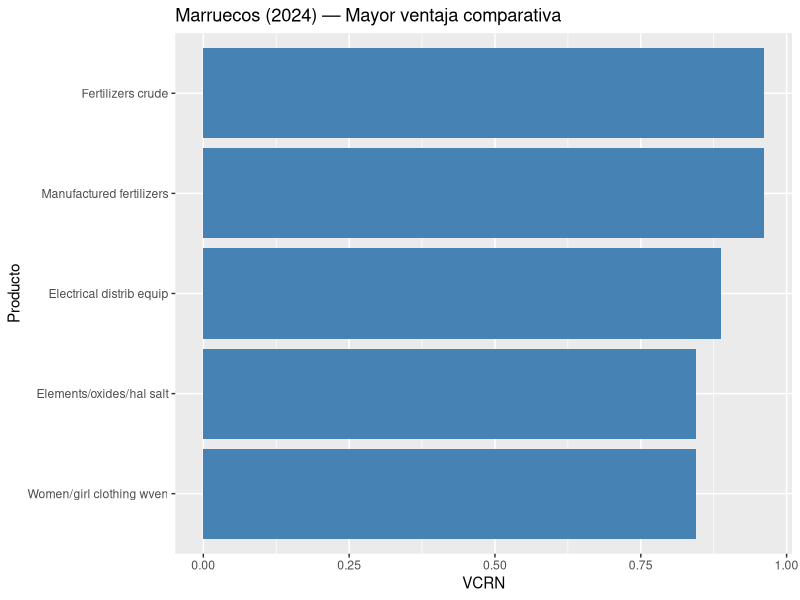
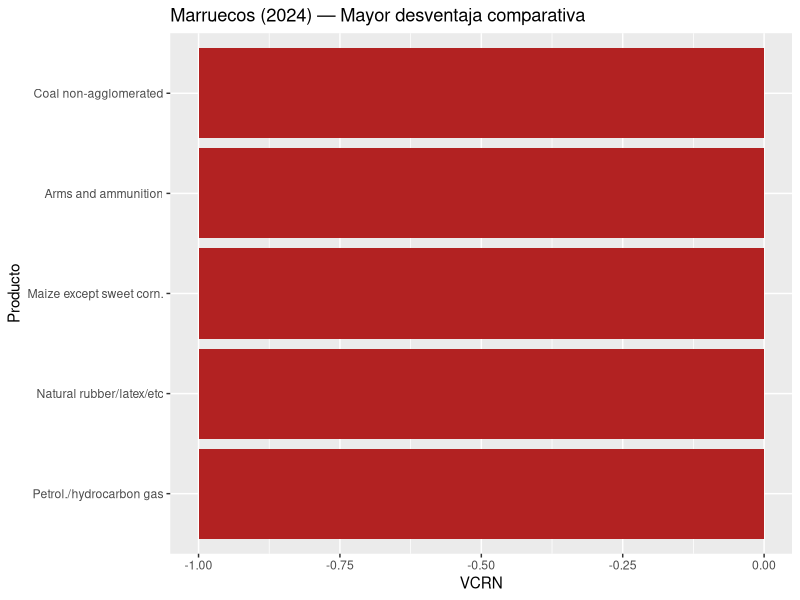
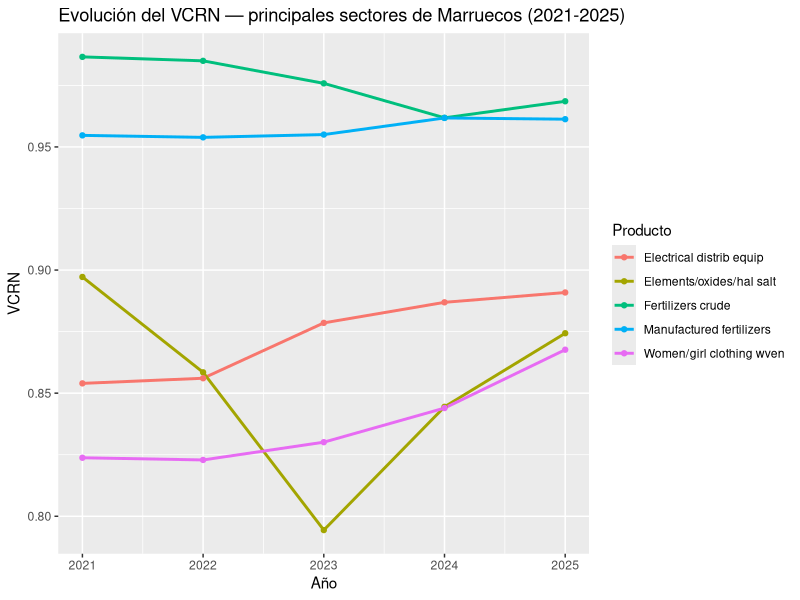
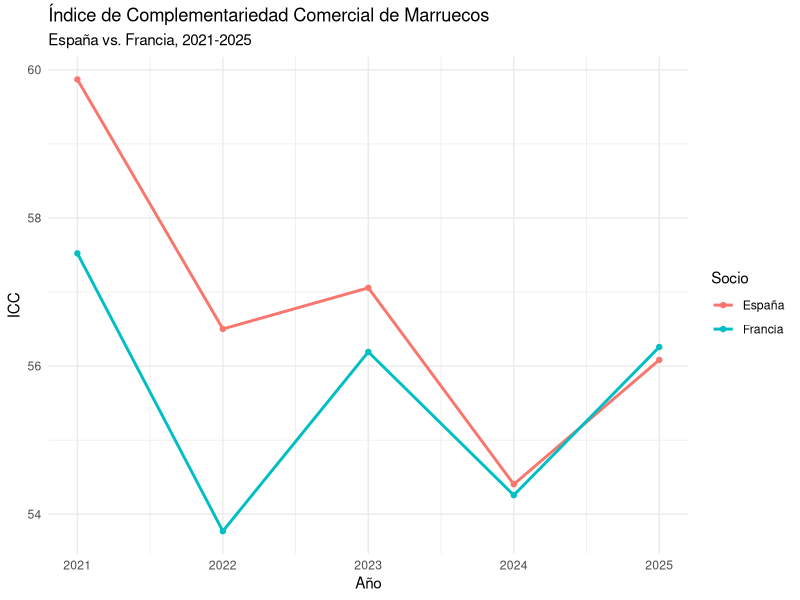
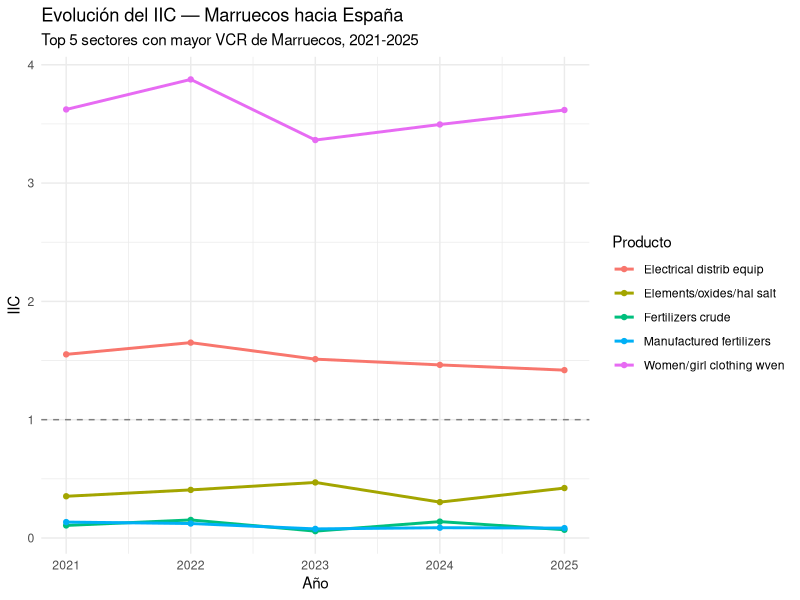
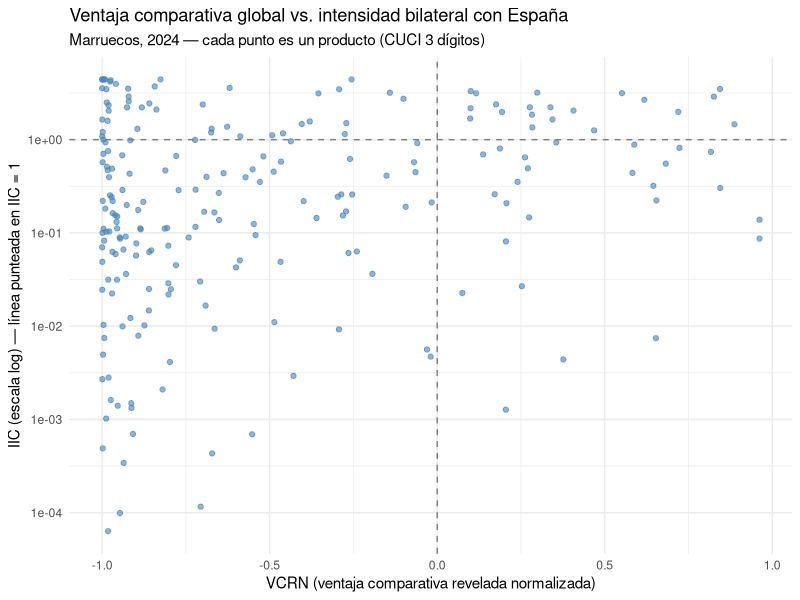
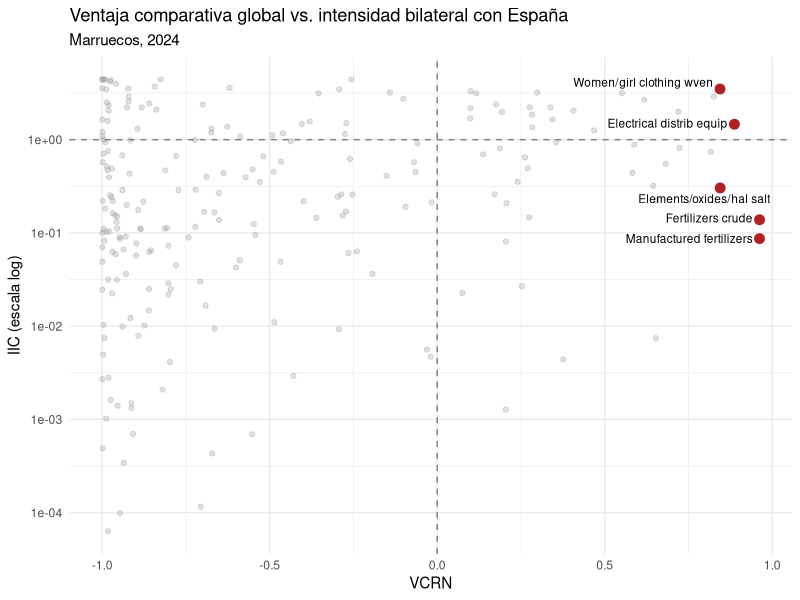
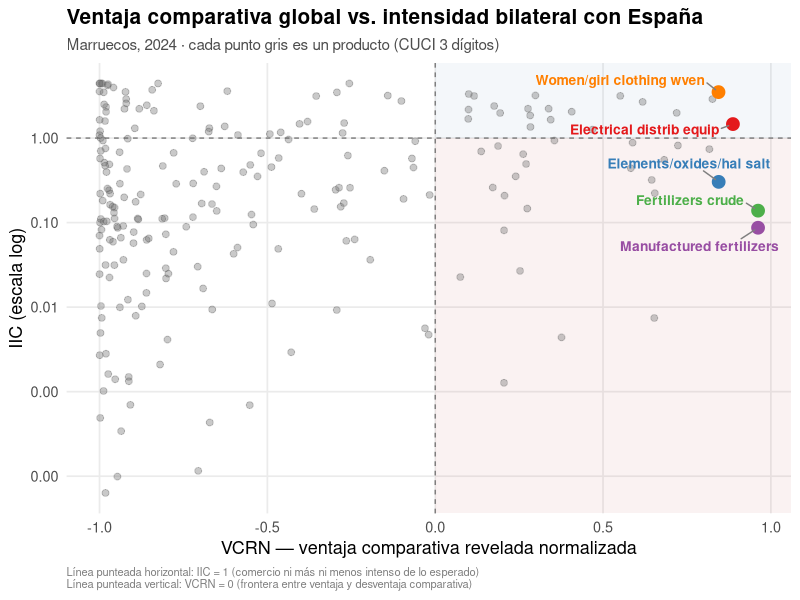

Write R code to recreate these figures, in order.
install.packages("tidyverse")
install.packages("haven")
install.packages("ggrepel")

library(tidyverse)
library(haven)
library(dplyr)
library(ggrepel) 

getwd()
setwd("/cloud/project/bases de datos")
comtrade <- read_dta("MAR_ESP_FRA_WLD_full.dta")

names(comtrade) <- tolower(names(comtrade))

#-----------------------------------------------------------------------------#
# Limpieza de Bases: Uso dos bases, una con MAR como reporter y FRA, SPN y WLD
# como partners, y otra con WLD como reporter y partner. Después las uno con 
# left_join y armo el VCR.
#-----------------------------------------------------------------------------#

# Primero para la parte de MAR -> FRA, SPN, WLD:

comtrade <- comtrade %>%
  mutate(
    cuci      = as.character(as_factor(productcode)),
    cuci_desc = as.character(as_factor(productdescription)),
    r         = as.character(as_factor(reporteriso3)),
    p         = as.character(as_factor(partneriso3)),
    flow      = as.character(as_factor(tradeflowname))
  ) %>%
  rename(value = tradevaluein1000usd) %>%
  select(r, p, flow, cuci, cuci_desc, value, year)

comtrade_2 <- comtrade |>
  mutate(value = value / 1000)

comtrade_exp <- comtrade_2 |>
  filter(flow == "Export")

comtrade_exp <- comtrade_exp |>
  group_by(year, r, p) |>
  mutate(total_expo = sum(value, na.rm = TRUE)) |>
  ungroup()

comtrade_exp <- comtrade_exp |>
  mutate(share = value / total_expo)

df_share <- comtrade_exp |>
  select(year, r, p, cuci, cuci_desc, share)

vcr_aux_mar <- df_share |>
  filter(r == "MAR", p == "WLD") |>
  rename(share_mar = share)

# Ahora para la parte de WLD -> WLD:

comtrade_wld <- read_dta("WLD_WLD.dta")

names(comtrade_wld) <- tolower(names(comtrade_wld))

comtrade_wld <- comtrade_wld %>%
  mutate(
    cuci = as.character(as_factor(productcode)),
    r    = as.character(as_factor(reporteriso3)),
    p    = as.character(as_factor(partneriso3)),
    flow = as.character(as_factor(tradeflowname))
  ) %>%
  rename(value = tradevaluein1000usd) %>%
  select(r, p, flow, cuci, value, year)

wld_exp <- comtrade_wld |>
  filter(flow == "Export", r == "All", p == "All") |>
  group_by(year) |>
  mutate(total_wld = sum(value, na.rm = TRUE)) |>
  ungroup() |>
  mutate(share_wld = value / total_wld) |>
  select(year, cuci, share_wld)

#-----------------------------------------------------------------------------#
# Y ahora sí construyo el VCR:
#-----------------------------------------------------------------------------#

vcr_mar <- vcr_aux_mar |>
  select(year, cuci, cuci_desc, share_mar) |>
  left_join(wld_exp, by = c("year", "cuci")) |>
  mutate(
    vcr  = share_mar / share_wld,
    vcrn = (vcr - 1) / (vcr + 1)
  ) |>
  arrange(desc(vcr))

sum(is.na(vcr_mar$share_wld)) # chequeo que no quede ningún NA suelto

top5_mar <- vcr_mar |>
  filter(year == 2025) |>
  slice_max(vcrn, n = 5)

# Analisis de los resultados del VCR

vcr_mar |> 
  group_by(year) |> 
  summarise(n = n(), na_share_wld = sum(is.na(share_wld)))

# Top 5 sectores con mayor ventaja comparativa (VCRN más alto)
top5_ventaja <- vcr_mar |>
  filter(year == 2024) |>
  slice_max(vcrn, n = 5)


# Top 5 sectores con mayor desventaja comparativa (VCRN más bajo)
top5_desventaja <- vcr_mar |>
  filter(year == 2024) |>
  slice_min(vcrn, n = 5)


# Me parecen medio una poronga estos gráficos, pero bueno, hay que verlo

ggplot(data = top5_ventaja) +
  geom_col(aes(x = reorder(cuci_desc, vcrn), y = vcrn), fill = "steelblue") +
  coord_flip() +
  labs(title = "Marruecos (2024) — Mayor ventaja comparativa",
       x = "Producto",
       y = "VCRN")

ggplot(data = top5_desventaja) +
  geom_col(aes(x = reorder(cuci_desc, vcrn), y = vcrn), fill = "firebrick") +
  coord_flip() +
  labs(title = "Marruecos (2024) — Mayor desventaja comparativa",
       x = "Producto",
       y = "VCRN")


# Grafico de evolución de los sectores top

top_sectores <- top5_ventaja$cuci  # códigos de los 5 sectores top en 2024

vcr_mar |>
  filter(cuci %in% top_sectores) |>
  ggplot(aes(x = year, y = vcrn, color = cuci_desc)) +
  geom_line(linewidth = 1) +
  geom_point() +
  labs(title = "Evolución del VCRN — principales sectores de Marruecos (2021-2025)",
       x = "Año", y = "VCRN", color = "Producto")

#-----------------------------------------------------------------------------#
# Siguiente indicador: IIC (Intensidad Comercial)
#-----------------------------------------------------------------------------#


# Elegimos el socio y el sector a analizar
socio_1 <- "ESP"
sector <- "562"  # Manufactured fertilizers
anio   <- 2024

socio_2 <- "FRA"

# X^{i,j}_k: exportaciones de Marruecos a ESPAÑA en el sector k
xijk_esp <- comtrade_exp |>
  filter(r == "MAR", p == socio_1, cuci == sector, year == anio) |>
  pull(value)

# X^{i,j}_k: exportaciones de Marruecos a FRANCIA en el sector k
xijk_fra <- comtrade_exp |>
  filter(r == "MAR", p == socio_2, cuci == sector, year == anio) |>
  pull(value)

# X^i_k: exportaciones totales de Marruecos al mundo en el sector k
xik <- comtrade_exp |>
  filter(r == "MAR", p == "WLD", cuci == sector, year == anio) |>
  pull(value)

# X^{i,j}: exportaciones totales de Marruecos a España (todos los productos)
xij_esp <- comtrade_exp |>
  filter(r == "MAR", p == socio_1, year == anio) |>
  distinct(total_expo) |>
  pull(total_expo)

# X^{i,j}: exportaciones totales de Marruecos a FRANCIA (todos los productos)
xij_fra <- comtrade_exp |>
  filter(r == "MAR", p == socio_2, year == anio) |>
  distinct(total_expo) |>
  pull(total_expo)

# X^i: exportaciones totales de Marruecos al mundo (todos los productos)
xi <- comtrade_exp |>
  filter(r == "MAR", p == "WLD", year == anio) |>
  distinct(total_expo) |>
  pull(total_expo)

iic_mar_esp <- (xijk_esp / xik) / (xij_esp / xi)
iic_mar_esp <- as.numeric(iic_mar_esp)
iic_mar_esp

iic_mar_fra <- (xijk_fra / xik) / (xij_fra / xi)
iic_mar_fra <- as.numeric(iic_mar_fra)
iic_mar_fra


# EN FORMA DE TABLA: 

# PRIMERO ESPAÑA

sectores_top5 <- top5_ventaja$cuci

mar_esp <- comtrade_exp |>
  filter(r == "MAR", p == socio_1, year == anio, cuci %in% sectores_top5) |>
  select(cuci, cuci_desc, xijk = value, xij = total_expo)

mar_wld <- comtrade_exp |>
  filter(r == "MAR", p == "WLD", year == anio, cuci %in% sectores_top5) |>
  select(cuci, xik = value, xi = total_expo)

iic_top5 <- mar_esp |>
  left_join(mar_wld, by = "cuci") |>
  mutate(iic = as.numeric((xijk / xik) / (xij / xi))) |>
  select(cuci, cuci_desc, iic) |>
  arrange(desc(iic))

# AHORA FRANCIA

# mar_fra <- comtrade_exp |>
#   filter(r == "MAR", p == socio_1, year == anio, cuci %in% sectores_top5) |>
#   select(cuci, cuci_desc, xijk = value, xij = total_expo)
# 
# mar_wld <- comtrade_exp |>
#   filter(r == "MAR", p == "WLD", year == anio, cuci %in% sectores_top5) |>
#   select(cuci, xik = value, xi = total_expo)
# 
# iic_top5 <- mar_fra |>
#   left_join(mar_wld, by = "cuci") |>
#   mutate(iic = as.numeric((xijk / xik) / (xij / xi))) |>
#   select(cuci, cuci_desc, iic) |>
#   arrange(desc(iic))

#-----------------------------------------------------------------------------#
# Siguiente indicador: ICC (Compatibilidad/Complementariedad Comercial)
#-----------------------------------------------------------------------------#

#ICC AGREGADO

calcular_icc <- function(socio, anio) {
  
  # m_k^i: participación del bien k en las IMPORTACIONES totales de Marruecos
  m_mar <- comtrade |>
    filter(r == "MAR", p == "WLD", flow == "Import", year == anio) |>
    mutate(m = value / sum(value, na.rm = TRUE)) |>
    select(cuci, cuci_desc, m)
  
  # x_k^j: participación del bien k en las EXPORTACIONES totales del socio al mundo
  x_socio <- comtrade |>
    filter(r == socio, p == "WLD", flow == "Export", year == anio) |>
    mutate(x = value / sum(value, na.rm = TRUE)) |>
    select(cuci, x)
  
  # Full join: un producto ausente de un lado cuenta como share = 0, no se descarta
  tabla <- full_join(m_mar, x_socio, by = "cuci") |>
    mutate(
      m = replace_na(m, 0),
      x = replace_na(x, 0),
      dif_abs = abs(m - x)
    )
  
  icc <- 100 * (1 - sum(tabla$dif_abs, na.rm = TRUE) / 2)
  
  list(icc = icc, detalle = tabla)
}

# Uso:
icc_esp_mar <- calcular_icc("ESP", 2024)
icc_esp_mar$icc

# 1) La suma de shares de cada lado debería dar 1 (o muy cerca, por redondeo)
sum(icc_esp_mar$detalle$m, na.rm = TRUE)
sum(icc_esp_mar$detalle$x, na.rm = TRUE)


# 2) El ICC teóricamente está acotado entre 0 y 100 — confirmá que no se te fue de rango
icc_esp_mar$icc

resultado_fra <- calcular_icc("FRA", 2024)
resultado_fra$icc

icc_evolucion <- map_dfr(2021:2025, function(a) {
  tibble(
    year = a,
    icc_esp = calcular_icc("ESP", a)$icc,
    icc_fra = calcular_icc("FRA", a)$icc
  )
})

# ICC POR PRODUCTO

calcular_icc_producto <- function(socio, anio) {
  
  m_mar <- comtrade |>
    filter(r == "MAR", p == "WLD", flow == "Import", year == anio) |>
    mutate(m = value / sum(value, na.rm = TRUE)) |>
    select(cuci, cuci_desc, m)
  
  x_socio <- comtrade |>
    filter(r == socio, p == "WLD", flow == "Export", year == anio) |>
    mutate(x = value / sum(value, na.rm = TRUE)) |>
    select(cuci, cuci_desc_x = cuci_desc, x)  # guardamos la descripción también acá
  
  full_join(m_mar, x_socio, by = "cuci") |>
    mutate(
      cuci_desc = coalesce(cuci_desc, cuci_desc_x),  # si falta de un lado, usa el otro
      m = replace_na(m, 0),
      x = replace_na(x, 0),
      icc_k = 100 * (1 - abs(m - x) / 2)
    ) |>
    select(cuci, cuci_desc, m, x, icc_k) |>
    arrange(desc(icc_k))
}

icc_prod_esp <- calcular_icc_producto("ESP", 2024)
view(icc_prod_esp)
icc_prod_fra <- calcular_icc_producto("FRA", 2024)
view(icc_prod_fra)


# Top 10 de mejor matching con cada socio
icc_prod_esp |> slice_max(icc_k, n = 10) |> select(cuci, cuci_desc, icc_k)
icc_prod_fra |> slice_max(icc_k, n = 10) |> select(cuci, cuci_desc, icc_k)


icc_prod_esp |> 
  filter(m > 0.001, x > 0.001) |>
  arrange(desc(icc_k)) |>
  head(10)

icc_prod_fra |> 
  filter(m > 0.001, x > 0.001) |>
  arrange(desc(icc_k)) |>
  head(10)


#------------------------------------------------------------------------#
# GRAFICOS

# evoluciónm agregada del icc

icc_evolucion |>
  pivot_longer(cols = c(icc_esp, icc_fra), names_to = "socio", values_to = "icc") |>
  mutate(socio = recode(socio, icc_esp = "España", icc_fra = "Francia")) |>
  ggplot(aes(x = year, y = icc, color = socio)) +
  geom_line(linewidth = 1) +
  geom_point() +
  labs(title = "Índice de Complementariedad Comercial de Marruecos",
       subtitle = "España vs. Francia, 2021-2025",
       x = "Año", y = "ICC", color = "Socio") +
  theme_minimal()

# evolución del iic para los mismos 5 sectores top con España

calcular_iic_multi <- function(socio, sectores, anio) {
  mar_soc <- comtrade_exp |>
    filter(r == "MAR", p == socio, year == anio, cuci %in% sectores) |>
    select(cuci, cuci_desc, xijk = value, xij = total_expo)
  
  mar_wld <- comtrade_exp |>
    filter(r == "MAR", p == "WLD", year == anio, cuci %in% sectores) |>
    select(cuci, xik = value, xi = total_expo)
  
  mar_soc |>
    left_join(mar_wld, by = "cuci") |>
    mutate(iic = as.numeric((xijk / xik) / (xij / xi)), year = anio) |>
    select(year, cuci, cuci_desc, iic)
}

iic_evolucion <- map_dfr(2021:2025, ~calcular_iic_multi("ESP", sectores_top5, .x))

ggplot(iic_evolucion, aes(x = year, y = iic, color = cuci_desc)) +
  geom_line(linewidth = 1) +
  geom_point() +
  geom_hline(yintercept = 1, linetype = "dashed", color = "gray50") +
  labs(title = "Evolución del IIC — Marruecos hacia España",
       subtitle = "Top 5 sectores con mayor VCR de Marruecos, 2021-2025",
       x = "Año", y = "IIC", color = "Producto") +
  theme_minimal()


# cruce VCRN con IIC
# Armamos la base combinando VCR 2024 con IIC 2024 hacia España, para todos los productos en común
cruce_vcr_iic <- vcr_mar |>
  filter(year == 2024) |>
  select(cuci, cuci_desc, vcrn) |>
  inner_join(
    calcular_iic_multi("ESP", unique(vcr_mar$cuci), 2024) |> select(cuci, iic),
    by = "cuci"
  ) |>
  filter(!is.na(iic), is.finite(iic))

ggplot(cruce_vcr_iic, aes(x = vcrn, y = iic)) +
  geom_point(alpha = 0.6, color = "steelblue") +
  geom_hline(yintercept = 1, linetype = "dashed", color = "gray50") +
  geom_vline(xintercept = 0, linetype = "dashed", color = "gray50") +
  scale_y_log10() +  # el IIC suele tener rango muy amplio, el log ayuda a leerlo
  labs(title = "Ventaja comparativa global vs. intensidad bilateral con España",
       subtitle = "Marruecos, 2024 — cada punto es un producto (CUCI 3 dígitos)",
       x = "VCRN (ventaja comparativa revelada normalizada)",
       y = "IIC (escala log) — línea punteada en IIC = 1") +
  theme_minimal()

# solo puntos extremos

destacados <- cruce_vcr_iic |>
  filter(cuci %in% c("562", "272", "842", "773", "522"))

ggplot(cruce_vcr_iic, aes(x = vcrn, y = iic)) +
  geom_point(alpha = 0.3, color = "gray60") +
  geom_point(data = destacados, color = "firebrick", size = 3) +
  geom_text_repel(data = destacados, aes(label = cuci_desc), size = 3) +
  geom_hline(yintercept = 1, linetype = "dashed", color = "gray50") +
  geom_vline(xintercept = 0, linetype = "dashed", color = "gray50") +
  scale_y_log10() +
  labs(title = "Ventaja comparativa global vs. intensidad bilateral con España",
       subtitle = "Marruecos, 2024",
       x = "VCRN", y = "IIC (escala log)") +
  theme_minimal()


# mismo grafico, intento 2

cruce_vcr_iic_filtrado <- cruce_vcr_iic |>
  filter(iic > 0, is.finite(iic))

#--------------------------------------------------------------#

ggplot(cruce_vcr_iic_filtrado, aes(x = vcrn, y = iic)) +
  # Sombreado de cuadrantes para que se lean de un vistazo
  annotate("rect", xmin = 0, xmax = Inf, ymin = 1, ymax = Inf,
           fill = "steelblue", alpha = 0.06) +
  annotate("rect", xmin = 0, xmax = Inf, ymin = 0, ymax = 1,
           fill = "firebrick", alpha = 0.06) +
  geom_point(alpha = 0.35, color = "gray40", size = 2) +
  geom_point(data = destacados, aes(color = cuci_desc), size = 4) +
  geom_text_repel(
    data = destacados, aes(label = cuci_desc, color = cuci_desc),
    size = 3.5, fontface = "bold", show.legend = FALSE,
    box.padding = 0.6, point.padding = 0.3,
    segment.color = "gray50", min.segment.length = 0
  ) +
  geom_hline(yintercept = 1, linetype = "dashed", color = "gray40", linewidth = 0.4) +
  geom_vline(xintercept = 0, linetype = "dashed", color = "gray40", linewidth = 0.4) +
  scale_y_log10(labels = scales::label_number(accuracy = 0.01)) +
  scale_color_brewer(palette = "Set1") +
  labs(
    title = "Ventaja comparativa global vs. intensidad bilateral con España",
    subtitle = "Marruecos, 2024 · cada punto gris es un producto (CUCI 3 dígitos)",
    x = "VCRN — ventaja comparativa revelada normalizada",
    y = "IIC (escala log)",
    caption = "Línea punteada horizontal: IIC = 1 (comercio ni más ni menos intenso de lo esperado)\nLínea punteada vertical: VCRN = 0 (frontera entre ventaja y desventaja comparativa)"
  ) +
  theme_minimal(base_size = 13) +
  theme(
    legend.position = "none",
    plot.title = element_text(face = "bold", size = 15),
    plot.subtitle = element_text(color = "gray30", size = 11),
    plot.caption = element_text(color = "gray50", size = 8, hjust = 0),
    panel.grid.minor = element_blank(),
    panel.grid.major = element_line(color = "gray92")
  )



ultimo_grafico <- last_plot()  # toma el último gráfico ggplot que corriste

ggsave(
  filename = "vcr_vs_iic_espana.png",
  plot = ultimo_grafico,
  width = 10, height = 6.5,
  dpi = 300,           # buena resolución para proyectar/imprimir
  bg = "white"          # evita que quede con fondo transparente
)
